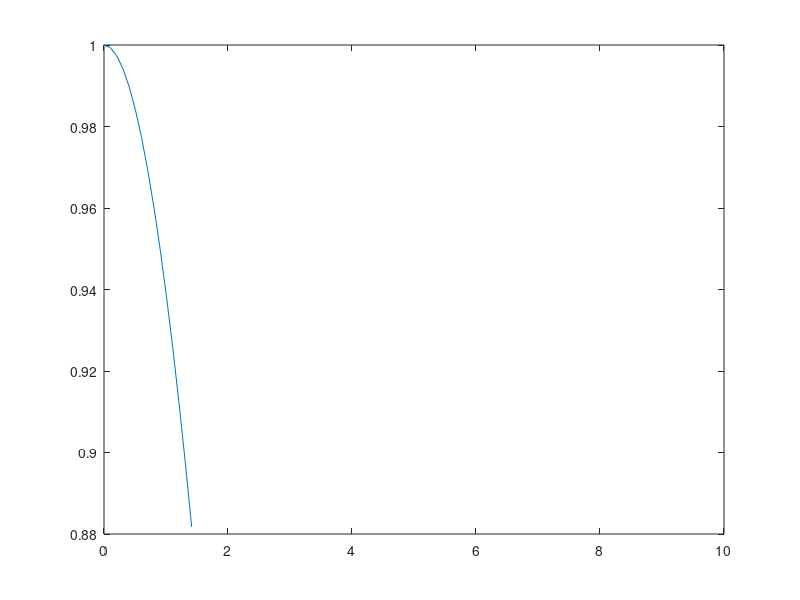

MATLAB code for this plot:
% this isn't finished, but it was an attempt to model cylindrical harmonics
% in an optical fiber

% SEE Fundamentals of Photonics 2e, Section 9.2

r = linspace(0,10,100);
u = zeros(size(r));
u0 = 1;
du0 = 0;
k_T = 1;

K = 2000;
a = zeros(1,K);
a(1) = 1;
a(2) = 0;

for k = 3:K
    a(k) = -k_T^2/(k+1)^2*a(k-2);
end

for k = 1:K
    u = u + a(k)*r.^(k-1);
end

plot(r,u);